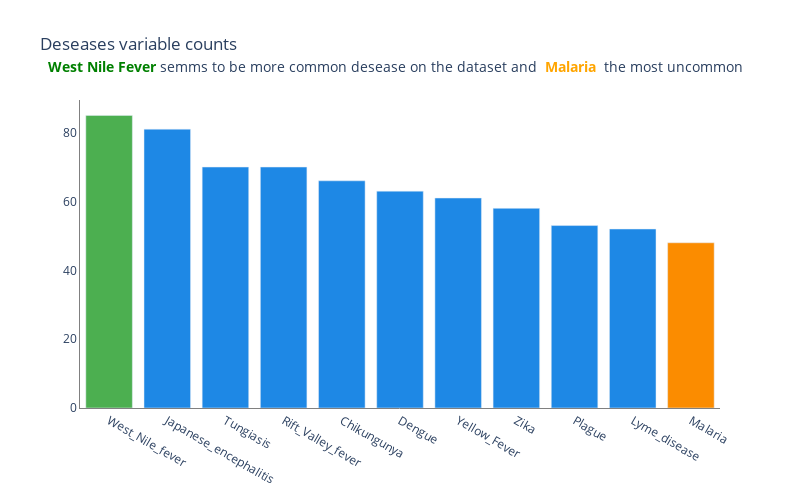

The notebook cell saved with this chart:
### Markdown cell above
Based on an initial inspection of the dataset, it appears to consist of 707 records and 66 variables, with the variables primarily being binary-encoded (0,1) and the target variable being a string-formatted indication of the prognosis or name of the disease.

To gain further insight, I will proceed to analyze the distribution of disease counts and the unique disease classes present in the dataset.

### Code cell
value_counts = df['prognosis'].value_counts()

colors = ['#1E88E5'] * len(value_counts)
colors[0] = "#4CAF50"
colors[-1] = '#FB8C00'

colors

fig = go.Figure(data=[go.Bar(x=value_counts.index, 
                             y=value_counts.values,
                             marker_color=colors)])




fig.update_layout(
    title="Deseases variable counts <br> <span style='font-size:.8em'><b style='color:green'> West Nile Fever</b> semms to be more common desease on the dataset and <b style='color:orange'> Malaria</b>  the most uncommon",
    width=800,
    height=500,
    xaxis=dict(
        linewidth=1,  # set the linewidth for the X axis
        linecolor='gray'
    ),
    yaxis=dict(
        linewidth=1,
        linecolor='gray'
    ),
    plot_bgcolor="rgba(0,0,0,0)"

)
fig.show()

### Figure 1 — Plotly figure (JSON) as saved in the notebook; plotly's stock layout.template omitted (floating-point values rounded to 4 significant figures)
{"data": [{"marker": {"color": ["#4CAF50", "#1E88E5", "#1E88E5", "#1E88E5", "#1E88E5", "#1E88E5", "#1E88E5", "#1E88E5", "#1E88E5", "#1E88E5", "#FB8C00"]}, "type": "bar", "x": ["West_Nile_fever", "Japanese_encephalitis", "Tungiasis", "Rift_Valley_fever", "Chikungunya", "Dengue", "Yellow_Fever", "Zika", "Plague", "Lyme_disease", "Malaria"], "y": [85, 81, 70, 70, 66, 63, 61, 58, 53, 52, 48]}], "layout": {"height": 500, "plot_bgcolor": "rgba(0,0,0,0)", "title": {"text": "Deseases variable counts <br> <span style='font-size:.8em'><b style='color:green'> West Nile Fever</b> semms to be more common desease on the dataset and <b style='color:orange'> Malaria</b>  the most uncommon"}, "width": 800, "xaxis": {"linecolor": "gray", "linewidth": 1}, "yaxis": {"linecolor": "gray", "linewidth": 1}}}
